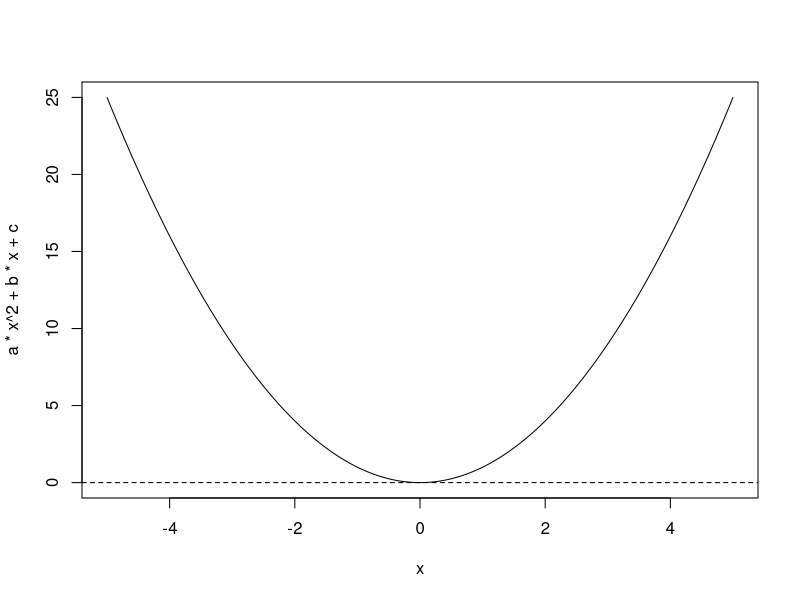

Write the R code that produced this figure.
## ---- chunk 1
#| echo: false
#Setting our values of a, b, and c
a <- 1
b <- 0
c <- 0
discriminant <- b^2 - 4*a*c

#Setting up a function to solve the quadratic#
solve_quadratic <- function(a, b, c) {
  discriminant <- b^2 - 4*a*c
  #Two solutions#
  if (discriminant > 0) {
    root1 <- (-b + sqrt(discriminant)) / (2*a)
    root2 <- (-b - sqrt(discriminant)) / (2*a)
    print(paste("The roots of this equation are", root1, "and", root2) )
  #One solution#  
  } else if (discriminant == 0) {
    root <- -b / (2*a)
    print(paste("The root of this equation is", root) ) 
  } else {
  #No solutions#
    realPart <- -b / (2*a)
    imagPart <- sqrt(-discriminant) / (2*a)
    print(paste("There are no roots of this equation for those values of a, b, and c") )
  }
}

print(paste("The value of a is", a) ) 
print(paste("The value of b is", b) ) 
print(paste("The value of c is", c) ) 



## ---- chunk 2
#| echo: false
solve_quadratic(a, b, c)

## ---- chunk 3
#| echo: false
# roots <- solve_quadratic(a, b, c)
# if (discriminant > 0) { print(paste("The roots of this equation are", roots[1], "and", roots[2]) ) 
# } else if (discriminant == 0) { print(paste("The root of this equation is", roots[1]) ) 
# } else if (discriminant < 0 ) { print(paste("There are no roots of this equation for those values of a, b, and c") ) 
# }
## ---- chunk 4
#| echo: false
print(paste("Reminder: the value of a is", a) ) 
print(paste("Reminder: the value of b is", b) ) 
print(paste("Reminder: the value of c is", c) ) 
## ---- chunk 5
#| echo: false
x <- seq(-5, 5, length = 300)
plot(x, a*x^2+b*x+c, type = "l")
abline(h = 0, lty = 2)

